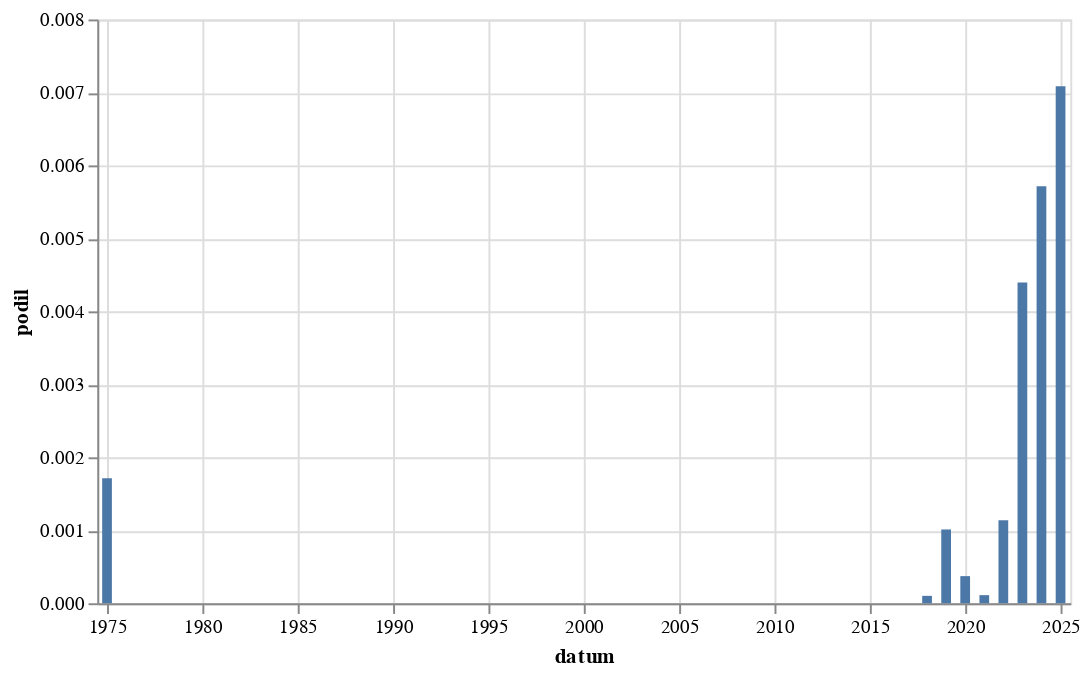

Here is the notebook cell this chart was saved with:
### Code cell
graf(vyvoj(r'[Uu]měl\w{1,5} intelig'))

### Figure 1 — Vega-Lite specification as saved in the notebook (floating-point values rounded to 4 significant figures)
{"config": {"view": {"continuousWidth": 300, "continuousHeight": 300}}, "data": {"name": "data-3abdcba5a0cad99870da36213acb2132"}, "mark": {"type": "bar"}, "encoding": {"x": {"field": "datum", "type": "temporal"}, "y": {"field": "podil", "type": "quantitative"}}, "height": 300, "width": 500, "$schema": "https://vega.github.io/schema/vega-lite/v5.8.0.json", "datasets": {"data-3abdcba5a0cad99870da36213acb2132": [{"datum": "1975-01-01T00:00:00", "text": 1, "text_right": 584, "podil": 0.001712}, {"datum": "2018-01-01T00:00:00", "text": 1, "text_right": 9846, "podil": 0.0001016}, {"datum": "2019-01-01T00:00:00", "text": 11, "text_right": 10877, "podil": 0.001011}, {"datum": "2020-01-01T00:00:00", "text": 4, "text_right": 10757, "podil": 0.0003719}, {"datum": "2021-01-01T00:00:00", "text": 1, "text_right": 9003, "podil": 0.0001111}, {"datum": "2022-01-01T00:00:00", "text": 12, "text_right": 10550, "podil": 0.001137}, {"datum": "2023-01-01T00:00:00", "text": 51, "text_right": 11599, "podil": 0.004397}, {"datum": "2024-01-01T00:00:00", "text": 67, "text_right": 11725, "podil": 0.005714}, {"datum": "2025-01-01T00:00:00", "text": 33, "text_right": 4659, "podil": 0.007083}]}}
